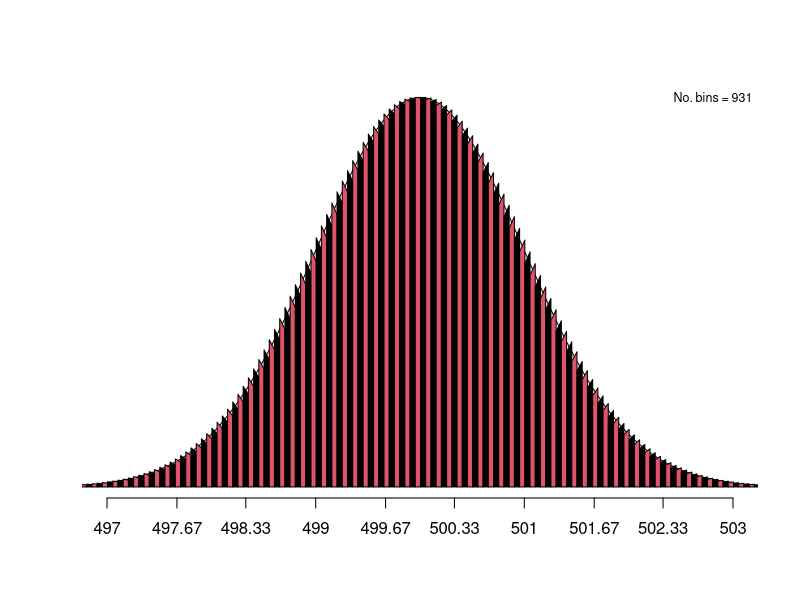
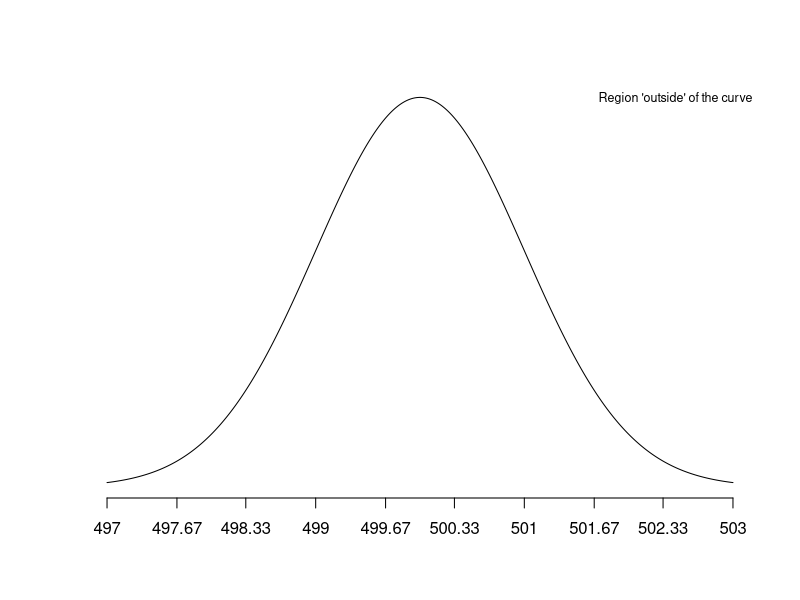
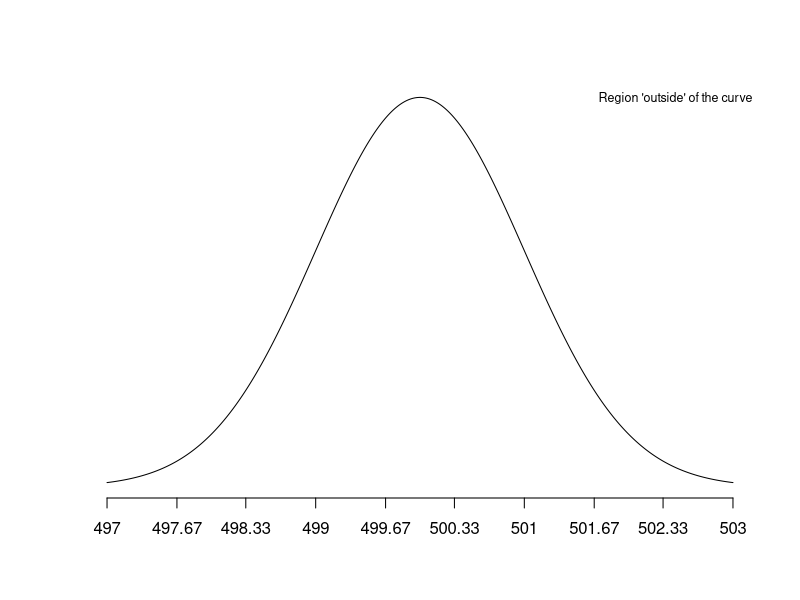
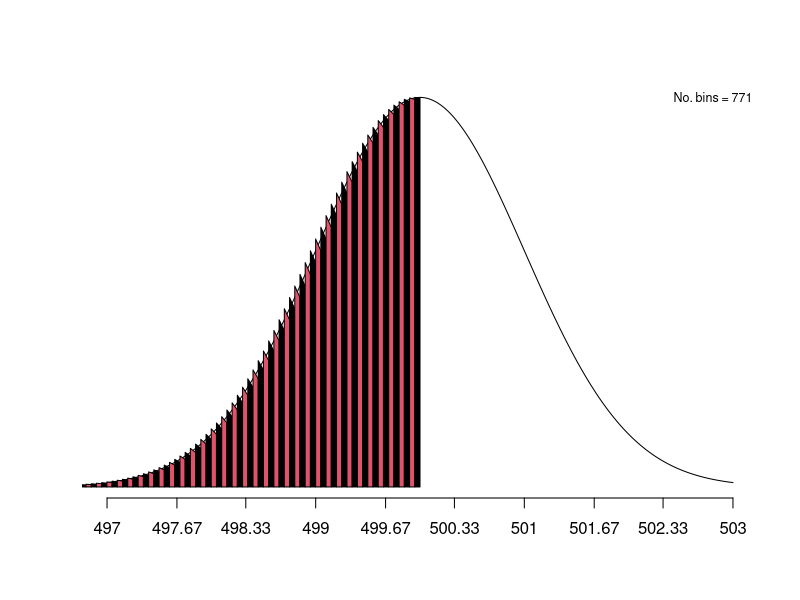
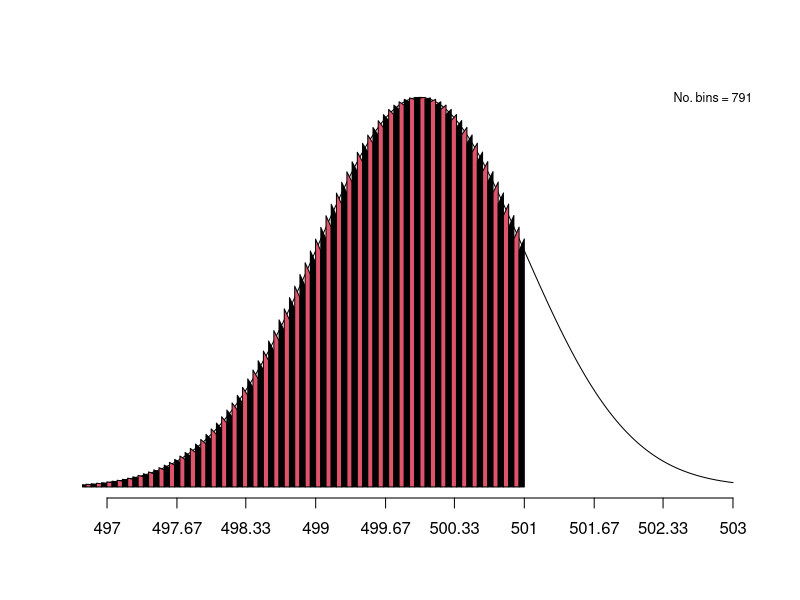
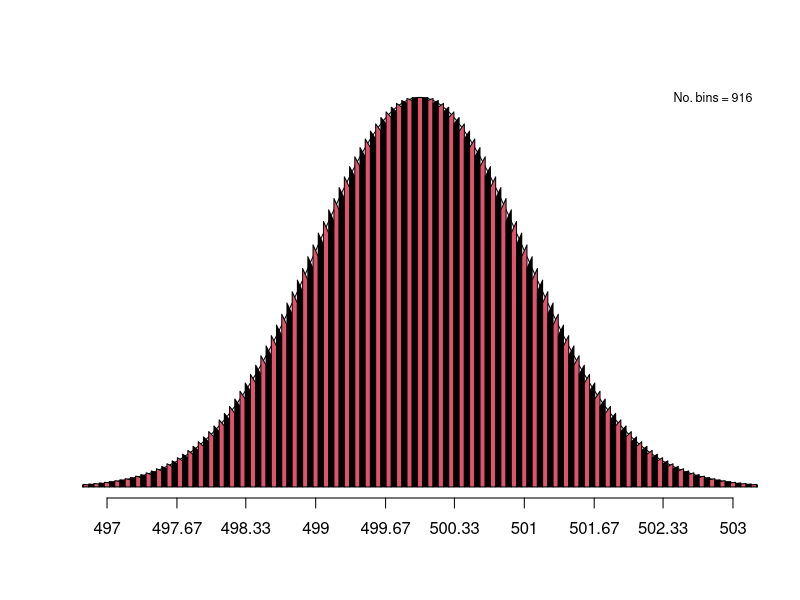
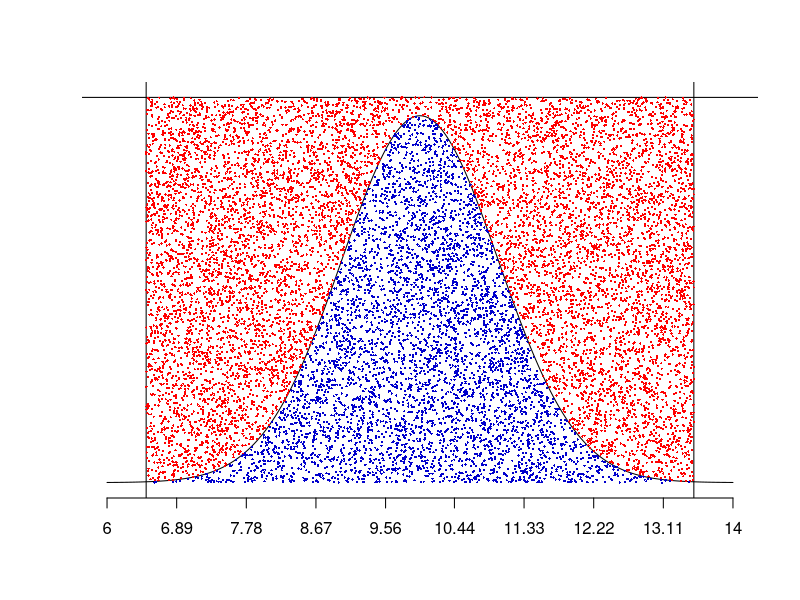

Write R code to recreate these figures, in order. (Note: this script raises an error after producing the figures.)
###############################################################################
###############################################################################
#####   A set of simplified sampling algorithms for:
#####     1) Numeric integration of the cdf of both the DDM and CDDM models
#####     2) Rejection algorithms to sample observations for DDM and CDDM
#####   Functions for both Normal and Bivariate normal data are presented
###############################################################################
########################################################   by Adriana F. Chavez   
library(mnormt)
library(scatterplot3d) 

###############################################################################
#####   1.1  Unidimensional Normal data: CDF approximation
###############################################################################
# ~~~~~~~~~~~~~~~~~~~~~~~~~~~~~~~~~~~~~~~~~~~~~~~~~~~~~~~~~~~~~~~~~~~~~~~~~~~~~
# 1.1.a Trapezoid Numerical Integration for the Normal distribution
#       Calculate the area under the curve between two points
# ~~~~~~~~~~~~~~~~~~~~~~~~~~~~~~~~~~~~~~~~~~~~~~~~~~~~~~~~~~~~~~~~~~~~~~~~~~~~~
numInt.tpz.normal <- function(lower.bound, upper.bound, par,
                              kappa=NA, plot=FALSE){
    # Load variables
    mean <- par$mean
    sd <- par$sd
    if(is.na(kappa)){     total.width <- upper.bound-lower.bound
                          kappa <- total.width*20                      
    }
    # If plot is requested, draw the base Normal distribution
    if(plot){   width <- (3*sd)
                ticks <- round(seq(mean-width,mean+width,length.out=10),2)
                support <- seq(mean-width,mean+width,length.out=9999)
                plot(support,dnorm(support,mean,sd), type="l", ann=F, axes=F, col=1)
                axis(1,ticks,ticks)
    }
    
    # Define bins between the lower and upper bounds specified
    bins <- seq(lower.bound,upper.bound,length.out=kappa)
    bin.base = bins[2] - bins[1]   # Bin length
    # Compute the height of the normal distribution at each bin endpoint
    d <- dnorm(bins,par$mean,par$sd)
    # We want to locate the first bin d>0. (Discard really low bins where d=0)
    b <- which(d>0)[1]
    # Set up an initial value for the total area
    total.area <- 0
    # Update the total.area, only if the density is > 0 in the interval 
    if(!is.na(b)){   
                      bin.area <- rep(NA,kappa)  # Empty vector to store bin areas
                      # Add up the areas of each bin
                      # Stop at upper.bound or whenever area >= 1
                      while((total.area<1&b<=kappa)==TRUE){
                            # Get lower and upper bound of any bin
                            low.x = bins[b-1]; up.x  = bins[b]
                            # Get densities at each point
                            density.x1 <- d[b-1]; density.x2 <- d[b]
                            # Compute trapezoid area
                            height <- (density.x1+density.x2)/2
                            bin.area[b-1] <- height*bin.base
                            # Draw the trapezoid
                            if(plot){           polygon(x=c(low.x,up.x,up.x,low.x),
                                                        y=c(0,0,density.x1,density.x2),
                                                        col = (b %% 2)+1)
                            }
                            # Update total.area
                            total.area <- sum(bin.area,na.rm=TRUE)
                            b <- b+1   # Move to next bin
                      }
                      # Add legends to the plot
                      if(plot){ 
                        no.bins = sum(!is.na(bin.area))
                        legend("topright", paste("No. bins =",no.bins), 
                               cex = 0.75, bty ="n")
                      }
    }else{
                      if(plot){ 
                        legend("topright", "Region 'outside' of the curve", 
                               cex = 0.75, bty ="n")
                      }
    }

return(total.area)
}


# ~~~~~~~~~~~~~~~~~~~~~~~~~~~~~~~~~~~~~~~~~~~~~~~~~~~~~~~~~~~~~~~~~~~~~~~~~~~~~
# 1.1.b  User friendly cdf funciton
#        Compute the approximate normal cdf for a single value of x
# ~~~~~~~~~~~~~~~~~~~~~~~~~~~~~~~~~~~~~~~~~~~~~~~~~~~~~~~~~~~~~~~~~~~~~~~~~~~~~
normal.cdf <- function(x,par,plot=FALSE){
  # Get a sufficiently low lower.bound
  lower.bound <- (par$mean-(par$sd*100))
  if(x<lower.bound){
   lower.bound  = x-lower.bound
  }
  # Compute the area using our trapezoid algorithm
  area <- numInt.tpz.normal(lower.bound,x,par,plot=plot)
  return(area)
}

#~~~~~~~~~~~~~~~#
# Test/Examples #
#~~~~~~~~~~~~~~~#
if(!exists("test")){  test <- TRUE     }
if(test){
          par <- list("mean" = 500, "sd" = 1)
          lower.bound <- 1
          upper.bound <- 5000
          kappa=NA
          plot=TRUE
          # Trapezoid Numerical Integration of whole support
          numInt.tpz.normal(lower.bound,upper.bound,par, plot=TRUE)
          # Compute various approximate cdf
          normal.cdf(10,par,plot=TRUE)
          normal.cdf(50,par,plot=TRUE)
          normal.cdf(500,par,plot=TRUE)
          normal.cdf(501,par,plot=TRUE)
          normal.cdf(600,par,plot=TRUE)
}


###############################################################################
#####   1.2  Unidimensional Normal data: MH-MCMC sampling algorithm
###############################################################################
sample.MCMC.normal <- function(n, par, plot=FALSE){
  mean <- par$mean
  sd <- par$sd
  
  max.D <- dnorm(mean,mean,sd)
  height <- max.D*1.05
  width <- (3.5*sd)
  base.1 <- mean-width
  base.2 <- mean+width
  
  if(plot){
            plot.width <- (4*sd)
            x.low <- mean-plot.width
            x.top <- mean+plot.width
            ticks <- round(seq(x.low,x.top,length.out=10),2)
            support <- seq(x.low,x.top,length.out=9999)
            plot(support,dnorm(support,mean,sd), xlim=c(x.low,x.top),
                 type="l", ann=F, axes=F, col=1, ylim=c(0,height))
            axis(1,ticks,ticks)
            abline(h=height)
            abline(v=c(base.1,base.2))
  }
  
  n.keep <- 0
  n.try <- n
  samples <- NA
  while(n.keep < n){
        cand <- runif(n.try,base.1,base.2)
        eval <- dnorm(cand,mean,sd)
        rej.crit <- runif(n.try,0,height)  
        keep <- (eval >= rej.crit)
        
        n.keep <- sum(keep)
        n.try <- n.try-n.keep
        if(plot){
                  points(cand[!keep],rej.crit[!keep],col="red", pch=16, cex=0.3)
                  points(cand[keep],rej.crit[keep],col="blue3", pch=16, cex=0.3)
        }
        samples <- c(samples, cand[keep])
        n.keep <- length(samples)
  }
  return(samples)
}

#~~~~~~~~~~~~~~~#
# Test/Examples #
#~~~~~~~~~~~~~~~#
if(!exists("test")){  test <- TRUE     }
if(test){
  par <- list("mean" = 10, "sd" = 1)
  n <- 5000
  sample.MCMC.normal(n,par, plot=TRUE)
}



###############################################################################
#####   2.1  Bivariate Normal data: CDF approximation
###############################################################################
# ~~~~~~~~~~~~~~~~~~~~~~~~~~~~~~~~~~~~~~~~~~~~~~~~~~~~~~~~~~~~~~~~~~~~~~~~~~~~~
# 2.1.a Auxiliary function
#~~~~~~~~~~~~~~~~~~~~~~~~~~~~~~~~~~~~~~~~~~~~~~~~~~~~~~~~~~~~~~~~~~~~~~~~~~~~~\
par <- list("mean" = c(10,10),
            "Sigma" = matrix(c(1, 0.5, 0.5, 1), nrow=2))
lower.bound.X <- -3
upper.bound.X <- 10
lower.bound.Y <- 1
upper.bound.Y <- 10
width.X <- upper.bound.X-lower.bound.X
width.Y <- upper.bound.Y-lower.bound.Y
#kappa <- max(width.X,width.Y)*10
kappa <- c(width.X,width.Y)*10

bin.X <- seq(lower.bound.X,upper.bound.X,length.out=kappa[1])
bin.Y <- seq(lower.bound.Y,upper.bound.Y,length.out=kappa[2])

testBins.bvnormal = function(bin.X,bin.Y,Mean,Sigma){
  n = min(length(bin.X),length(bin.Y))
  bin.vertices <- cbind(bin.X[1:n],bin.Y[1:n])
  d <- dmnorm(bin.vertices,Mean,Sigma)
  b <- which(d>0)[1]
  if(!is.na(b)){
    if(b==1){
      start.at <- NA
      for(i in 1:2){
        fix.this.bin <- bin.vertices[,i]
        let.bin.vary <- bin.vertices[,-i]
        unique.densities <- 2
        a <- b
        while(unique.densities>1|a>0){
          fix = rep(fix.this.bin[a],a)
          bin.vertices <- matrix(NA,ncol=2,nrow=a)
          bin.vertices[,i] <- fix
          bin.vertices[,-i] <- let.bin.vary[a:1]
          d.try = dmnorm(bin.vertices,Mean,Sigma)
          unique.densities = length(unique(d.try))
          a = a-1 
        }
        start.at[i] <- a+1
      }
      bin.X <- bin.X[start.at[1]:n]
      bin.Y <- bin.Y[start.at[2]:n]
    }
  }else{
    bin.X <- NA
    bin.Y <- NA
  }
  output = list("bin.X" = bin.X, "bin.Y" = bin.Y)
  return(output)
}


# ~~~~~~~~~~~~~~~~~~~~~~~~~~~~~~~~~~~~~~~~~~~~~~~~~~~~~~~~~~~~~~~~~~~~~~~~~~~~~
# 2.1.b Bivariate Trapezoid Numerical algorithm
#~~~~~~~~~~~~~~~~~~~~~~~~~~~~~~~~~~~~~~~~~~~~~~~~~~~~~~~~~~~~~~~~~~~~~~~~~~~~~
numInt.tpz.bvnormal <- function(lower.bound.X, upper.bound.X,
                                lower.bound.Y, upper.bound.Y,
                                par, plot=FALSE){
  no.Dim <- 2
  Mean  <- par$mean
  Sigma <- par$Sigma
  
  width.X <- upper.bound.X-lower.bound.X
  width.Y <- upper.bound.Y-lower.bound.Y
  kappa <- c(width.X,width.Y)*10
  
  if(plot){
    width <- c(Sigma[1,1],Sigma[2,2])*5
    nSupp <- 100
    nLines <- 30
    base.X <- c(Mean[1]-width[1],Mean[1]+width[1])
    base.Y <- c(Mean[2]-width[2],Mean[2]+width[2])
    support.X <- seq(base.X[1],base.X[2],length.out=nSupp)
    support.Y <- seq(base.Y[1],base.Y[2],length.out=nSupp)
    support.muX <- rep(Mean[1],nSupp)
    support.muY <- rep(Mean[2],nSupp)
    z.diag1 <- dmnorm(cbind(support.X,support.Y),Mean,Sigma)
    z.diag2 <- dmnorm(cbind(support.X,rev(support.Y)),Mean,Sigma)
    z.Y_at_muX <- dmnorm(cbind(support.muX,support.Y),Mean,Sigma)
    z.X_at_muY <- dmnorm(cbind(support.X,support.muY),Mean,Sigma)
    z.top <- max(c(z.diag1,z.diag2,z.Y_at_muX,z.X_at_muY))
    a <- scatterplot3d(support.X, support.Y, z.diag1, 
                       xlim=base.X, ylim=base.Y, zlim=c(0,z.top),
                       color="blue", type="l", zlab="")
    a$points3d(support.X, rev(support.Y), z.diag2, col = "blue", type="l")
    a$points3d(support.X, support.muY, z.X_at_muY, col = "red", type="l")
    a$points3d(support.muX, support.Y, z.Y_at_muX, col = "red", type="l")
    L <- round(nSupp/nLines,0)
    for(i in 1:nLines){
      choose.X <- rep(support.X[i*L],nSupp)
      choose.Y <- rep(support.Y[i*L],nSupp)
      z.overX <- dmnorm(cbind(support.X,choose.Y),Mean,Sigma)
      z.overY <- dmnorm(cbind(choose.X,support.Y),Mean,Sigma)
      a$points3d(support.X, choose.Y, z.overX, col = "blue", type="l")
      a$points3d(choose.X, support.Y, z.overY, col = "blue", type="l")
    }
  }
  
  bin.X <- seq(lower.bound.X,upper.bound.X,length.out=kappa[1])
  bin.Y <- seq(lower.bound.Y,upper.bound.Y,length.out=kappa[2])
  
  test.bins = testBins.bvnormal(bin.X,bin.Y,Mean,Sigma)
  bin.X <- test.bins$bin.X
  bin.Y <- test.bins$bin.Y
  
  if(!unique(is.na(bin.X))){
      test.bins = testBins.bvnormal(rev(bin.X),rev(bin.Y),Mean,Sigma)
      bin.X <- sort(test.bins$bin.X)
      bin.Y <- sort(test.bins$bin.Y)
      b <- 2
  }
  nX <- length(bin.X)
  nY <- length(bin.Y)
  y <- 1
  y.up <- nY-1
  side.X <- bin.X[2]-bin.X[1]
  side.Y <- bin.Y[2]-bin.Y[1]
  base.area <- side.X*side.Y
  K <- length(bin.X)*length(bin.Y)
  bin.area <- rep(NA,K)
  if(unique(is.na(bin.X))){ b <- K+1 }
  
  X.megavector <- rep(bin.X,each=nY)
  Y.megavector <- rep(bin.Y, nX)
  d.megavector <- dmnorm(cbind(X.megavector,Y.megavector),Mean,Sigma)
  
  total.area = 0
  p <- c(1,rep(2:(nY-1),each=2),nY)
  while((total.area<1&b<=nX)==TRUE){
    D.from <- matrix(d.from[p],ncol=2,byrow=TRUE)
    D.to <- matrix(d.to[p],ncol=2,byrow=TRUE)
    D <- cbind(D.from,D.to)
    height <- apply(D,1,mean)
    bin.area[y:y.up] <- height*base.area
    y <- y.up+y
    y.up <- y.up+y.up
    total.area <- sum(bin.area,na.rm = TRUE)
    # if(plot){
    #   polygon(x=c(low.x,up.x,up.x,low.x),
    #           y=c(0,0,low.y,up.y),
    #           col = (b %% 2)+1)
    # }
    b <- b+1
  }
  total.area <- sum(bin.area)
  return(total.area)
}

#~~~~~~~~~~~~~~~#
# Test/Examples #
#~~~~~~~~~~~~~~~#
if(!exists("test")){  test <- TRUE     }
if(test){
  par <- list("mean" = c(10,10),
              "Sigma" = matrix(c(1, 0.5, 0.5, 1), nrow=2))
  lower.bound.X <- -3
  upper.bound.X <- 10
  lower.bound.Y <- 1
  upper.bound.Y <- 10
  plot = TRUE
  numInt.tpz.bvnormal(lower.bound.X, upper.bound.X, lower.bound.Y, upper.bound.Y, par)
}


# Use Trapezoid Numeric integration to compute CDF
mvnormal.cdf <- function(x,par){
  lower.bound <- par$mean-(par$sd*100)
  area <- numInt.tpz.bvnormal(lower.bound,x,par)
  return(area)
}

# Test function
mvnormal.cdf(10,par)

#~~~~~~~~~~~~~~~~~~~~~~~~~~~~~~~~~~~~~~~~~~~~~~~~~~~~~~~~~~~~~~~~~~~~~~~~~~~~~
# To sample data, we use a MCMC basic algorithm
#~~~~~~~~~~~~~~~~~~~~~~~~~~~~~~~~~~~~~~~~~~~~~~~~~~~~~~~~~~~~~~~~~~~~~~~~~~~~~
# Some data
par <- list("mean" = c(10,10), 
            "Sigma" = matrix(c(1,0.5,0.5,1.5),nrow=2,byrow=TRUE))
n <- 5000

# Write Trapezoid N.I. algorithm
sample.MCMC.mvnormal <- function(n, par, plot=FALSE){
      mean <- par$mean
      Sigma <- par$Sigma
      no.Dim <- length(mean)
      
      if(no.Dim>2 & plot==TRUE){
            plot <- FALSE
            print("Cannot make a plot with more than 2Dimensions")
      }
      
      max.Density <- dmnorm(mean,mean,Sigma)
      height <- max.Density*1.05
      
      if(plot){
          nSupp <- 100
          x.low <- NA
          x.top <- NA
          support <- matrix(NA, nrow=no.Dim, ncol=nSupp)
      }
      
      base.1 <- NA
      base.2 <- NA
      for(j in 1:no.Dim){
          sd <- sqrt(Sigma[j,j])
          width <- 3.5*sd
          base.1[j] <- mean[j]-width
          base.2[j] <- mean[j]+width
          if(plot){
              plot.width <- (4*sd)
              x.low[j] <- mean[j]-plot.width
              x.top[j] <- mean[j]+plot.width
              support[j,] <- seq(x.low[j],x.top[j],length.out=nSupp)
          }
      }
      
      if(plot){
        z <- dmnorm(t(support),mean,Sigma)
        a <- scatterplot3d(support[1,],support[2,],z, xlim=c(x.low[1],x.top[1]),
                           ylim=c(x.low[2],x.top[2]), color="blue",zlim=c(0,height),
                           type="l", lwd=2)
        a$points3d(c(base.1[1],base.2[1],base.2[1],base.1[1]), 
                   c(base.1[2],base.2[2],base.1[2],base.2[2]), rep(height,4),
                     col = "skyblue", type = "h", pch = 16)
        a$points3d(c(base.1[1],base.2[1],base.2[1],base.1[1],
                     base.1[1],base.2[1],base.2[1],base.1[1]), 
                   c(base.1[2],base.1[2],base.2[2],base.2[2],
                     base.1[2],base.1[2],base.2[2],base.2[2]), rep(height,8),
                   col = "skyblue", type = "l", pch = 16)
      }
    
      n.keep <- 0
      n.try <- n
      samples <- matrix(NA, nrow=1, ncol=no.Dim)
      
      while(n.keep < n){
        cand <- matrix(NA, nrow=n.try, ncol=no.Dim)
        for(j in 1:no.Dim){
            cand[,j] <- runif(n.try,base.1[j],base.2[j])
        }
        eval <- dmnorm(cand,mean,Sigma)
        rej.crit <- runif(n.try,0,height)  
        keep <- (eval >= rej.crit)
        
        n.keep <- sum(keep)
        n.try <- n.try-n.keep
        
         if(plot){
           a$points3d(cand[!keep,1], cand[!keep,2], rej.crit[!keep],
                      col = "red", pch = 16, cex = 0.2)
           a$points3d(cand[keep,1], cand[keep,2], rej.crit[keep],
                      col = "blue3", pch = 16, cex = 0.2)
         }
        
        samples <- rbind(samples, cand[keep,])
        n.keep <- nrow(samples)-1
      }
      
      samples <- samples[-1,]
      return(samples)
}

# Test function
sample.MCMC.mvnormal(1000,par, plot=TRUE)
